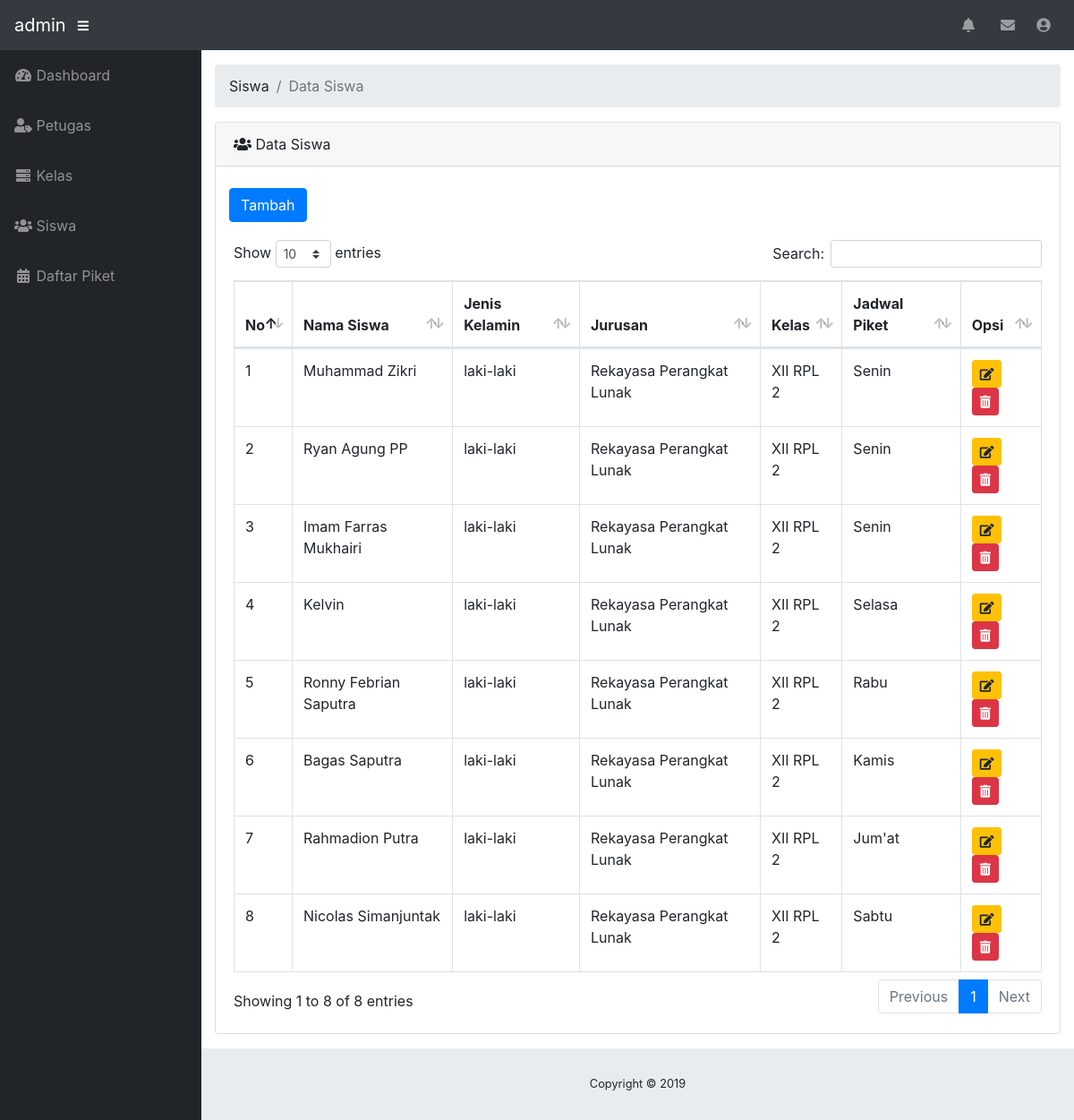
Screenshot of /admin/index.php?p=siswa (signed in) with the database file from the repository.
### tables this page shows
CREATE TABLE `siswa` (
  `id_siswa` varchar(6) NOT NULL,
  `nama_siswa` varchar(50) NOT NULL,
  `jenis_kelamin` enum('laki-laki','perempuan') NOT NULL,
  `nama_jurusan` varchar(50) NOT NULL,
  `id_kelas` int(11) NOT NULL,
  `nama_jadwal` varchar(50) NOT NULL
);

CREATE TABLE `kelas` (
  `id_kelas` int(11) NOT NULL,
  `nama_kelas` varchar(50) NOT NULL,
  `kelas` enum('X','XI','XII') NOT NULL
);

### admin/siswa.php (the view, shortened to what this page needs)
<ol class="breadcrumb">
	<li class="breadcrumb-item">Siswa</li>
	<li class="breadcrumb-item active">Data Siswa</li>
</ol>
<div class="card mb-3">
  <div class="card-header">
    <i class="fas fa-users"></i>
    Data Siswa</div><br>
    <div class="col-md-3"><a href="index.php?p=siswa_tambah" class="btn btn-primary">Tambah</a></div>
    <div class="card-body">
    	<div class="table-responsive">
	      <table class="table table-bordered" id="dataTable" width="100%" cellspacing="0">
	        <thead>
	          <tr>
	            <th>No</th>
	            <th>Nama Siswa</th>
	            <th>Jenis Kelamin</th>
	            <th>Jurusan</th>
	            <th>Kelas</th>
	            <th>Jadwal Piket</th>
	            <th>Opsi</th>
	          </tr>
	        </thead>
	        <tbody>
	         	<?php
	         		$query = mysqli_query($koneksi, "SELECT * FROM siswa INNER JOIN kelas ON siswa.id_kelas=kelas.id_kelas ");
	         		$no = 1;
	         		while ($data = mysqli_fetch_assoc($query)) {
	         			?>
	         			<tr>
	         				<td><?php echo $no++; ?></td>
	         				<td><?php echo $data['nama_siswa'] ?></td>
	         				<td><?php echo $data['jenis_kelamin'] ?></td>
	         				<td><?php echo $data['nama_jurusan'] ?></td>
	         				<td><?php echo $data['nama_kelas'] ?></td>
	         				<?php
	         					if ($data['nama_jadwal'] == "Monday") {
	         						?>
	         						<td>Senin</td>
	         						<?php
	         					}
	         					elseif ($data['nama_jadwal'] == "Tuesday") {
	         						?>
	         						<td>Selasa</td>
	         						<?php
	         					}
	         					elseif ($data['nama_jadwal'] == "Wednesday") {
	         						?>
	         						<td>Rabu</td>
	         						<?php
	         					}
	         					elseif ($data['nama_jadwal'] == "Thursday") {
	         						?>
	         						<td>Kamis</td>
	         						<?php
	         					}
	         					elseif ($data['nama_jadwal'] == "Friday") {
	         						?>
	         						<td>Jum'at</td>
	         						<?php
	         					}
	         					elseif ($data['nama_jadwal'] == "Saturday") {
	         						?>
	         						<td>Sabtu</td>
	         						<?php
	         					}
	         				 ?>
	         				 <td>
	         				 	<a class="btn btn-warning btn-sm" title="Edit" href="index.php?p=siswa_edit&id_siswa=<?php echo $data['id_siswa'] ?>"><i class="fa fa-edit"></i></a>
	         				 	<a href="index.php?p=siswa_hapus&id_siswa=<?php echo $data['id_siswa'] ?>" title="Hapus" onclick="return confirm('Apakah anda yakin ingin menghapus siswa ini?')" class="btn btn-danger btn-sm"><i class="fa fa-trash-alt"></i></a>
	         				 </td>
	         			</tr>
	         			<?php
	         		}
	         	 ?>
	        </tbody>
	      </table>
	    </div>
     </div>
  </div>
</div>

### rows the page displays
siswa: nama_siswa "Muhammad Zikri", jenis_kelamin "laki-laki", nama_jurusan "Rekayasa Perangkat Lunak", id_kelas.nama_kelas "XII RPL 2", nama_jadwal "Senin"
siswa: nama_siswa "Ryan Agung PP", jenis_kelamin "laki-laki", nama_jurusan "Rekayasa Perangkat Lunak", id_kelas.nama_kelas "XII RPL 2", nama_jadwal "Senin"
siswa: nama_siswa "Imam Farras Mukhairi", jenis_kelamin "laki-laki", nama_jurusan "Rekayasa Perangkat Lunak", id_kelas.nama_kelas "XII RPL 2", nama_jadwal "Senin"
siswa: nama_siswa "Kelvin", jenis_kelamin "laki-laki", nama_jurusan "Rekayasa Perangkat Lunak", id_kelas.nama_kelas "XII RPL 2", nama_jadwal "Selasa"
siswa: nama_siswa "Ronny Febrian Saputra", jenis_kelamin "laki-laki", nama_jurusan "Rekayasa Perangkat Lunak", id_kelas.nama_kelas "XII RPL 2", nama_jadwal "Rabu"
siswa: nama_siswa "Bagas Saputra", jenis_kelamin "laki-laki", nama_jurusan "Rekayasa Perangkat Lunak", id_kelas.nama_kelas "XII RPL 2", nama_jadwal "Kamis"
siswa: nama_siswa "Rahmadion Putra", jenis_kelamin "laki-laki", nama_jurusan "Rekayasa Perangkat Lunak", id_kelas.nama_kelas "XII RPL 2", nama_jadwal "Jum'at"
siswa: nama_siswa "Nicolas Simanjuntak", jenis_kelamin "laki-laki", nama_jurusan "Rekayasa Perangkat Lunak", id_kelas.nama_kelas "XII RPL 2", nama_jadwal "Sabtu"

### other values shown
$_SESSION['data']['nama_petugas'] "admin"
